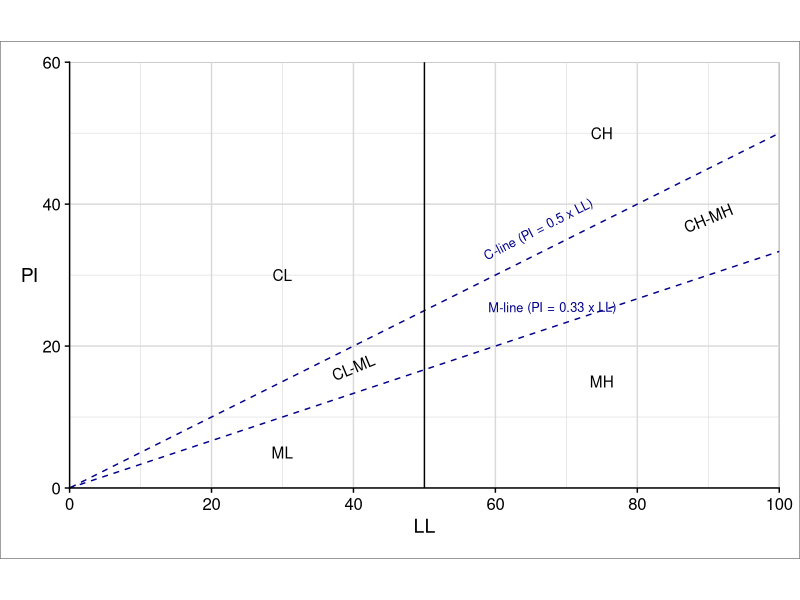

Recreate this plot in R.
labels_data <- tibble::tibble(
  soil_type = c("CL", "CH", "CL-ML", 
                "CH-MH", "ML", "MH"),
  LL = c(30, 75, 40, 90, 30, 75),
  PI = c(30, 50, 17, 38, 5, 15 ),
  angle = c(0, 0, 0.6*0.5*(45+30), 0.6*0.5*(45+30), 0, 0))
  
moreno_maroto_chart <- ggplot2::ggplot(data = labels_data, 
                                       mapping = ggplot2::aes(
                                         LL, PI, label = soil_type))+
  ggplot2::geom_text(ggplot2::aes(angle = angle), family = 'sans')+
  ggplot2::scale_x_continuous(limits = c(0,100), 
                              breaks = scales::breaks_width(width = 20, offset = 0),
                              expand = ggplot2::expansion(c(0,0)))+
  ggplot2::scale_y_continuous(limits = c(0, 60), 
                              breaks = scales::breaks_width(width = 20, offset = 0),
                              expand = ggplot2::expansion(c(0,0)))+
  ggplot2::labs(x = "LL", y = "PI") + cowplot::theme_cowplot() +
  cowplot::background_grid(minor = "xy") + 
  ggplot2::geom_abline(slope = c(1/2, 1/3), linetype= 'dashed', color ='darkblue')+
  ggplot2::geom_vline(xintercept = 50)+
  ggplot2::coord_fixed(ratio = 1)+
  ggplot2::theme(
  panel.background = ggplot2::element_rect(color = 'black', size = 0.25, fill = 'transparent'),
  plot.margin = ggplot2::unit(rep(15, 4), "pt"),
  axis.title.y = ggplot2::element_text(angle = 0,
                                       vjust = 0.5),
  plot.background = ggplot2::element_rect(
    color = "black",
    fill = "transparent",
    size = 0.25)  )+
  ggplot2::annotate('text', color = 'darkblue', size = 3.25, label = 'C-line (PI = 0.5 x LL)', x= 66, y= 36.5, angle = 0.6*45)+
  ggplot2::annotate('text', color = 'darkblue', size = 3.25, label = 'M-line (PI = 0.33 x LL)', x= 68, y= 3.5+66*1/3, angle = 0.6*1/3)
  
